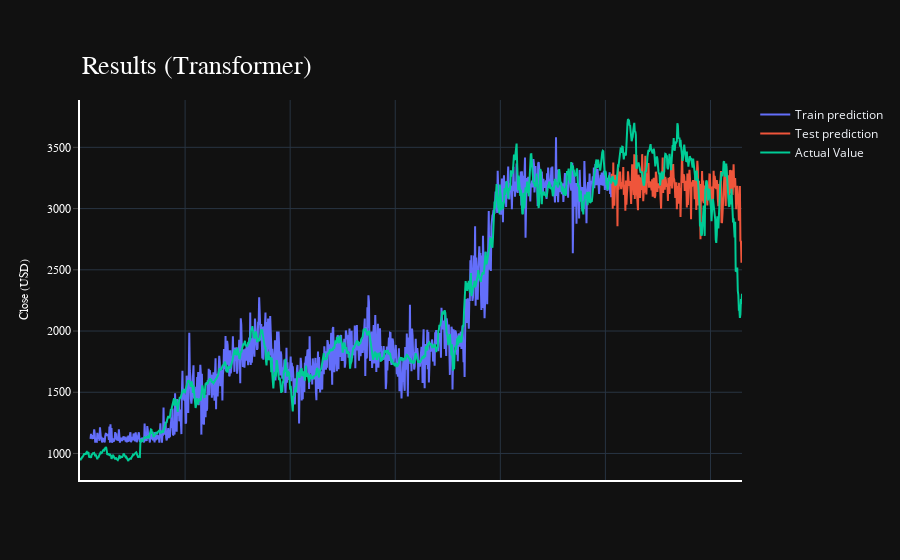

Notebook code for this chart:
### Code cell
import plotly.express as px
import plotly.graph_objects as go

fig = go.Figure()
fig.add_trace(go.Scatter(go.Scatter(x=result.index, y=result[0],
                    mode='lines',
                    name='Train prediction')))
fig.add_trace(go.Scatter(x=result.index, y=result[1],
                    mode='lines',
                    name='Test prediction'))
fig.add_trace(go.Scatter(go.Scatter(x=result.index, y=result[2],
                    mode='lines',
                    name='Actual Value')))
fig.update_layout(
    xaxis=dict(
        showline=True,
        showgrid=True,
        showticklabels=False,
        linecolor='white',
        linewidth=2
    ),
    yaxis=dict(
        title_text='Close (USD)',
        titlefont=dict(
            family='Rockwell',
            size=12,
            color='white',
        ),
        showline=True,
        showgrid=True,
        showticklabels=True,
        linecolor='white',
        linewidth=2,
        ticks='outside',
        tickfont=dict(
            family='Rockwell',
            size=12,
            color='white',
        ),
    ),
    showlegend=True,
    template = 'plotly_dark'

)



annotations = []
annotations.append(dict(xref='paper', yref='paper', x=0.0, y=1.05,
                              xanchor='left', yanchor='bottom',
                              text='Results (Transformer)',
                              font=dict(family='Rockwell',
                                        size=26,
                                        color='white'),
                              showarrow=False))
fig.update_layout(annotations=annotations)

fig.show()

### Figure 1 — Plotly figure (JSON) as saved in the notebook; plotly's stock layout.template omitted (floating-point values rounded to 4 significant figures; data arrays with more than 128 entries replaced by an {"elided": "..."} marker saying what was removed)
{"data": [{"mode": "lines", "name": "Train prediction", "type": "scatter", "x": {"elided": "1261 int values"}, "y": {"elided": "1261 float values"}}, {"mode": "lines", "name": "Test prediction", "type": "scatter", "x": {"elided": "1261 int values"}, "y": {"elided": "1261 float values"}}, {"mode": "lines", "name": "Actual Value", "type": "scatter", "x": {"elided": "1261 int values"}, "y": {"elided": "1261 float values"}}], "layout": {"annotations": [{"font": {"color": "white", "family": "Rockwell", "size": 26}, "showarrow": false, "text": "Results (Transformer)", "x": 0, "xanchor": "left", "xref": "paper", "y": 1.05, "yanchor": "bottom", "yref": "paper"}], "showlegend": true, "xaxis": {"linecolor": "white", "linewidth": 2, "showgrid": true, "showline": true, "showticklabels": false}, "yaxis": {"linecolor": "white", "linewidth": 2, "showgrid": true, "showline": true, "showticklabels": true, "tickfont": {"color": "white", "family": "Rockwell", "size": 12}, "ticks": "outside", "title": {"font": {"color": "white", "family": "Rockwell", "size": 12}, "text": "Close (USD)"}}}}
